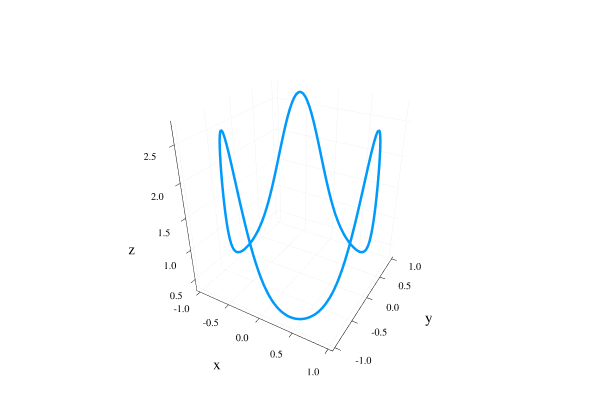

Notebook code for this chart:
### Code cell
cirkel_f = θ->exp(cos(6π*θ))
plotlyjs();plot3d(xs,ys,cirkel_f.(θs);plot_options...,
        xlabel="x",ylabel="y",zlabel="z")

### Figure 1 — Plotly figure (JSON) as saved in the notebook; plotly's stock layout.template omitted (floating-point values rounded to 4 significant figures; data arrays with more than 128 entries replaced by an {"elided": "..."} marker saying what was removed)
{"data": [{"colorbar": {"title": ""}, "legendgroup": "y1", "line": {"color": "rgba(0, 154, 250, 1.000)", "dash": "solid", "shape": "linear", "width": 5}, "mode": "lines", "name": "y1", "showlegend": true, "type": "scatter3d", "x": {"elided": "200 float values"}, "xaxis": "x1", "y": {"elided": "200 float values"}, "yaxis": "y1", "z": {"elided": "200 float values"}, "zmax": null, "zmin": null}], "layout": {"annotations": [], "height": 400, "margin": {"b": 20, "l": 0, "r": 0, "t": 20}, "paper_bgcolor": "rgba(255, 255, 255, 1.000)", "plot_bgcolor": "rgba(255, 255, 255, 1.000)", "scene": {"camera": {"eye": {"x": 1.126, "y": -1.95, "z": 1.3}}, "xaxis": {"anchor": "y1", "domain": [0.09128, 0.9934], "gridcolor": "rgba(0, 0, 0, 0.100)", "gridwidth": 0.5, "linecolor": "rgba(0, 0, 0, 1.000)", "mirror": false, "range": [-1.06, 1.06], "showgrid": true, "showline": true, "showticklabels": true, "tickangle": 0, "tickcolor": "rgb(0, 0, 0)", "tickfont": {"color": "rgba(0, 0, 0, 1.000)", "family": "sans-serif", "size": 11}, "tickmode": "array", "ticks": "inside", "ticktext": ["-1.0", "-0.5", "0.0", "0.5", "1.0"], "tickvals": [-1, -0.5, 0, 0.5, 1], "title": "x", "titlefont": {"color": "rgba(0, 0, 0, 1.000)", "family": "sans-serif", "size": 15}, "type": "-", "visible": true, "zeroline": false, "zerolinecolor": "rgba(0, 0, 0, 1.000)"}, "yaxis": {"anchor": "x1", "domain": [0.07581, 0.9902], "gridcolor": "rgba(0, 0, 0, 0.100)", "gridwidth": 0.5, "linecolor": "rgba(0, 0, 0, 1.000)", "mirror": false, "range": [-1.06, 1.06], "showgrid": true, "showline": true, "showticklabels": true, "tickangle": 0, "tickcolor": "rgb(0, 0, 0)", "tickfont": {"color": "rgba(0, 0, 0, 1.000)", "family": "sans-serif", "size": 11}, "tickmode": "array", "ticks": "inside", "ticktext": ["-1.0", "-0.5", "0.0", "0.5", "1.0"], "tickvals": [-1, -0.5, 0, 0.5, 1], "title": "y", "titlefont": {"color": "rgba(0, 0, 0, 1.000)", "family": "sans-serif", "size": 15}, "type": "-", "visible": true, "zeroline": false, "zerolinecolor": "rgba(0, 0, 0, 1.000)"}, "zaxis": {"gridcolor": "rgba(0, 0, 0, 0.100)", "gridwidth": 0.5, "linecolor": "rgba(0, 0, 0, 1.000)", "mirror": false, "range": [0.2974, 2.789], "showgrid": true, "showline": true, "showticklabels": true, "tickangle": 0, "tickcolor": "rgb(0, 0, 0)", "tickfont": {"color": "rgba(0, 0, 0, 1.000)", "family": "sans-serif", "size": 11}, "tickmode": "array", "ticks": "inside", "ticktext": ["0.5", "1.0", "1.5", "2.0", "2.5"], "tickvals": [0.5, 1, 1.5, 2, 2.5], "title": "z", "titlefont": {"color": "rgba(0, 0, 0, 1.000)", "family": "sans-serif", "size": 15}, "type": "-", "visible": true, "zeroline": false, "zerolinecolor": "rgba(0, 0, 0, 1.000)"}}, "showlegend": false, "width": 600}}
